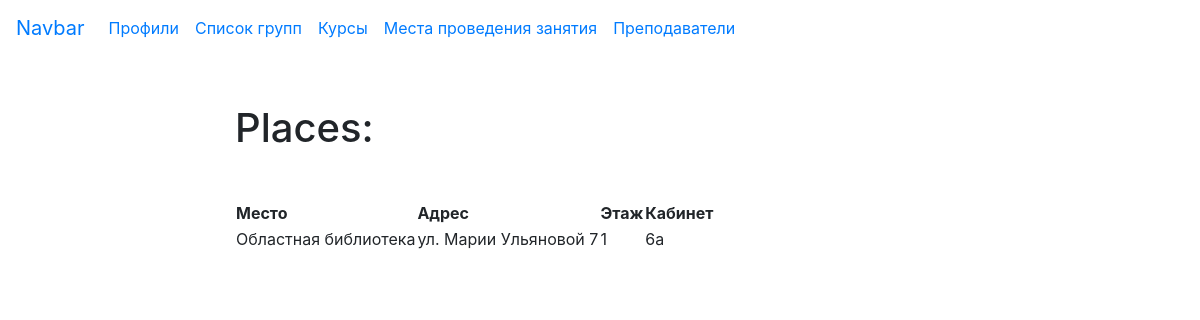
Page /userprofile/places/ on the committed database.
### userprofile/models.py (models this page shows, shortened)
class Places(models.Model):
    id_place = models.AutoField(primary_key=True)
    name_place = models.CharField(max_length=100)
    address = models.CharField(max_length=100)
    floor = models.IntegerField()
    office = models.CharField(max_length=5)

### userprofile/views.py (the view)
# urls.py: path('places/', places_list, name='places_list_url'),
def places_list(request):
    places = Places.objects.all()
    return render(request, template_name='userprofile/places.html', context={'places': places})

### userprofile/templates/userprofile/places.html (shortened to what this page needs)
{% extends 'userprofile/base_profile.html'%}
{% block content %}
<h1 class="mb-5">Places:</h1>
<table class="centered">
    <tr>
        <th>Место</th>
        <th>Адрес</th>
        <th>Этаж</th>
        <th>Кабинет</th>
    </tr>
    {% for each in places %}
    <tr>
        <td> {{ each.name_place }}</td>
        <td>{{ each.address }}</td>
        <td>{{ each.floor }}</td>
        <td>{{ each.office }}</td>
    </tr>
    {% endfor %}
</table>
{% endblock %}

### rows in the picture
Places: name_place "Областная библиотека", address "ул. Марии Ульяновой 7", floor "1", office "6a"
